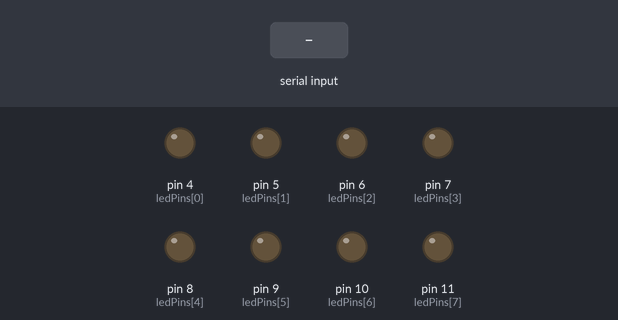
Recording of a sketch running on a simulated Arduino Uno, built with avr-gcc and run on an emulated ATmega328P. Shown: output pins drawn as LEDs (lit = HIGH). The inputs (shaded band) are chosen by the test bench.

Above: at 1.2 s.
1.3 s: byte 30 received over Serial
At 1.6 s:
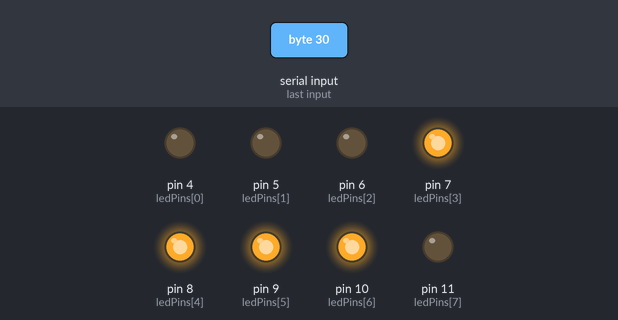
2.8 s: byte 90 received over Serial
At 3.9 s:
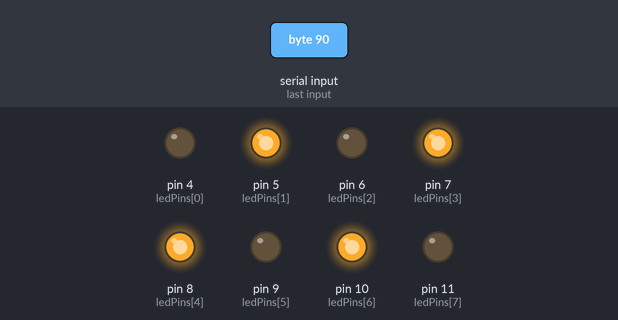
4.3 s: byte 120 received over Serial
At 5.1 s:
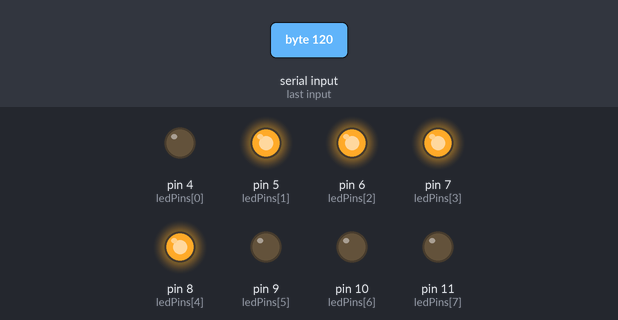
Timing chart, 0 to 7.3 s (numbered marks = the images above; inputs shaded):
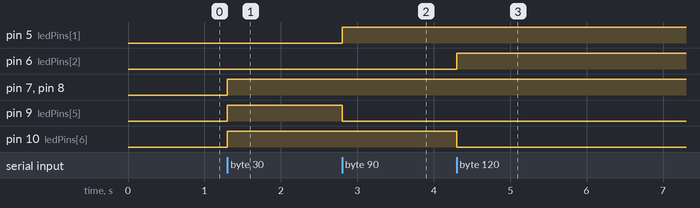

Measured:
- after the input at 1.3 s, pin 7 (ledPins[3]), pin 8 (ledPins[4]), pin 9 (ledPins[5]), pin 10 (ledPins[6]): LOW → HIGH at once
- after the input at 2.8 s, pin 5 (ledPins[1]): LOW → HIGH at once; pin 9 (ledPins[5]): HIGH → LOW at once
- after the input at 4.3 s, pin 6 (ledPins[2]): LOW → HIGH at once; pin 10 (ledPins[6]): HIGH → LOW at once

The sketch:

arduino.ino
```cpp
const int ledPins[8] = {4, 5, 6, 7, 8, 9, 10, 11};

void setup() {
  for (int i = 0; i<8;i++)
  {
    pinMode(ledPins[i], OUTPUT);
    digitalWrite(ledPins[i], LOW);
  }
  Serial.begin(9600);
}

void loop() {
  if (Serial.available() > 0) {
    byte data = Serial.read();

    for (int i = 0; i < 8; i++) {
      bool on = bitRead(data, 7 - i);
      digitalWrite(ledPins[i], on ? HIGH : LOW);
    }
  }
}
```
